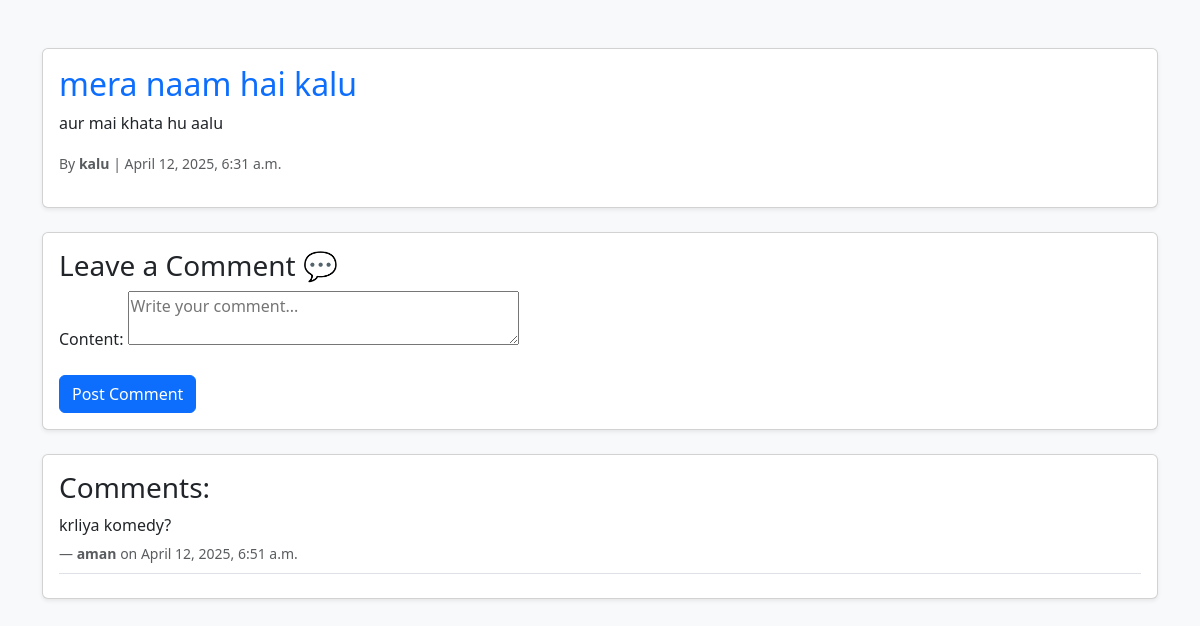
The page /post/8/ on the database its author committed.
### accounts/models.py (models this page shows, shortened)
class ProfilePost(models.Model):
    user = models.ForeignKey(
        CustomUser,
        on_delete=models.CASCADE,
        related_name='posts'
    )
    title = models.CharField(max_length=100)
    content = models.TextField()
    created_at = models.DateTimeField(auto_now_add=True)

class CustomUser(AbstractBaseUser, PermissionsMixin):
    email = models.EmailField(unique=True)
    username = models.CharField(max_length=150, unique=True)
    phone = models.CharField(max_length=15, blank=True, null=True)
    bio = models.TextField(blank=True, null=True)
    is_active = models.BooleanField(default=True)
    is_staff = models.BooleanField(default=False)
    objects = CustomUserManager()
    USERNAME_FIELD = 'email'
    REQUIRED_FIELDS = ['username']

class Comment(models.Model):
    post = models.ForeignKey(ProfilePost, on_delete=models.CASCADE, related_name='comments')
    user = models.ForeignKey(settings.AUTH_USER_MODEL, on_delete=models.CASCADE)
    content = models.TextField()
    created_at = models.DateTimeField(auto_now_add=True)

### accounts/views.py (the view)
# urls.py: path('post/<int:post_id>/', views.post_detail_view, name='post_detail'),
def post_detail_view(request, post_id):
    post = get_object_or_404(ProfilePost, id=post_id)
    comments = post.comments.all()
    if request.method == 'POST':
        form = CommentForm(request.POST)
        if form.is_valid():
            comment = form.save(commit=False)
            comment.user = request.user
            comment.post = post
            comment.save()
            return redirect('post_detail', post_id=post.id)
    else:
        form = CommentForm()
    return render(request, 'accounts/post_detail.html', {
        'post': post,
        'comments': comments,
        'form': form
    })

### accounts/forms.py
class CommentForm(forms.ModelForm):
    class Meta:
        model = Comment
        fields = ['content']
        widgets = {
            'content': forms.Textarea(attrs={'rows': 2, 'placeholder': 'Write your comment...'}),
        }

### accounts/templates/accounts/post_detail.html (shortened to what this page needs)
<!DOCTYPE html>
<html lang="en">
<head>
    <link href="https://cdn.jsdelivr.net/npm/bootstrap@5.3.0/dist/css/bootstrap.min.css" rel="stylesheet">
</head>
<body class="bg-light">
    <div class="container mt-5">
        <div class="card shadow-sm mb-4">
            <div class="card-body">
                <h2 class="card-title text-primary">{{ post.title }}</h2>
                <p class="card-text">{{ post.content }}</p>
                <p class="text-muted"><small>By <strong>{{ post.user.username }}</strong> | {{ post.created_at|date:"F j, Y, g:i a" }}</small></p>
            </div>
        </div>
        <div class="card shadow-sm mb-4">
            <div class="card-body">
                <h3 class="card-title">Leave a Comment 💬</h3>
                <form method="post">
                    {{ form.as_p }}
                    <button type="submit" class="btn btn-primary mt-2">Post Comment</button>
                </form>
            </div>
        </div>
        <div class="card shadow-sm">
            <div class="card-body">
                <h3 class="card-title">Comments:</h3>
                {% for comment in comments %}
                    <div class="border-bottom pb-2 mb-2">
                        <p class="mb-1">{{ comment.content }}</p>
                        <small class="text-muted">— <strong>{{ comment.user.username }}</strong> on {{ comment.created_at|date:"F j, Y, g:i a" }}</small>
                    </div>
                {% empty %}
                    <p class="text-muted">No comments yet.</p>
                {% endfor %}
            </div>
        </div>
    </div>
</body>
</html>

### rows shown on the page
ProfilePost: title "mera naam hai kalu", content "aur mai khata hu aalu", user.username "kalu", created_at "April 12, 2025, 6:31 a.m."
Comment: content "krliya komedy?", user.username "aman", created_at "April 12, 2025, 6:51 a.m."
